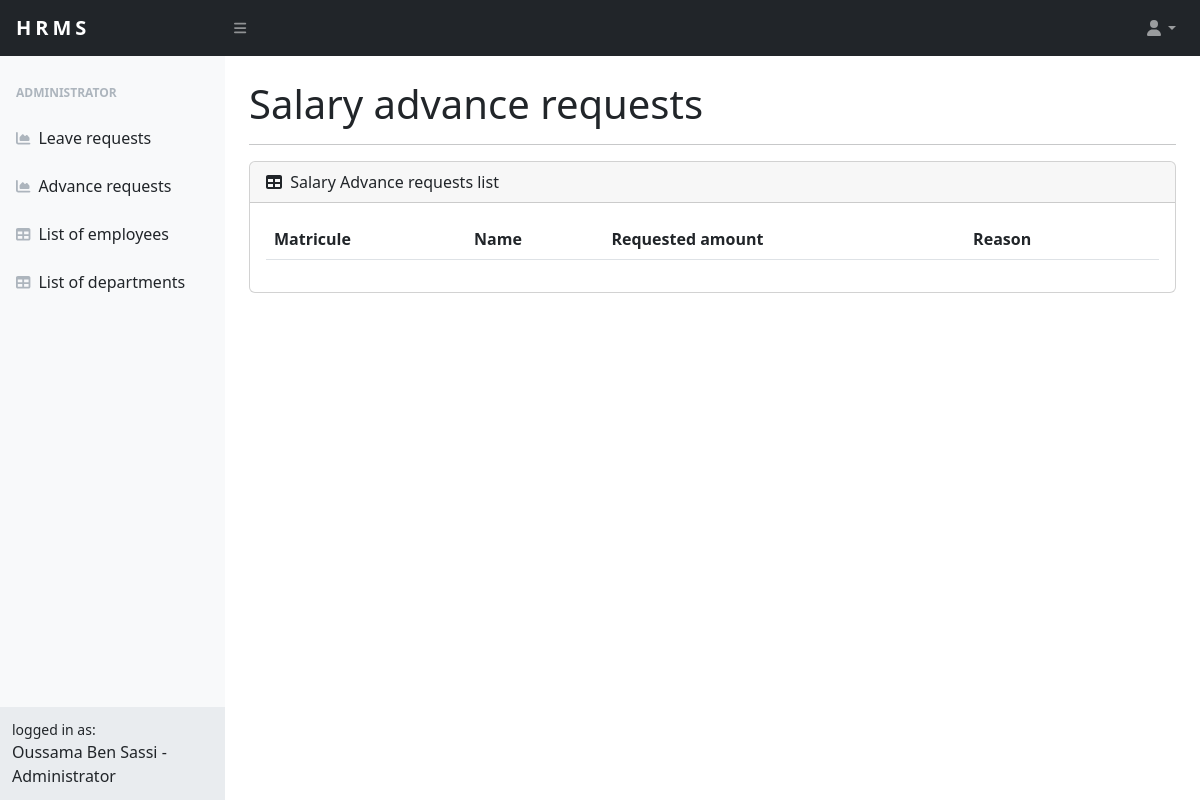
/admin/manage_advances (signed in), run on an earlier commit of the app's database.
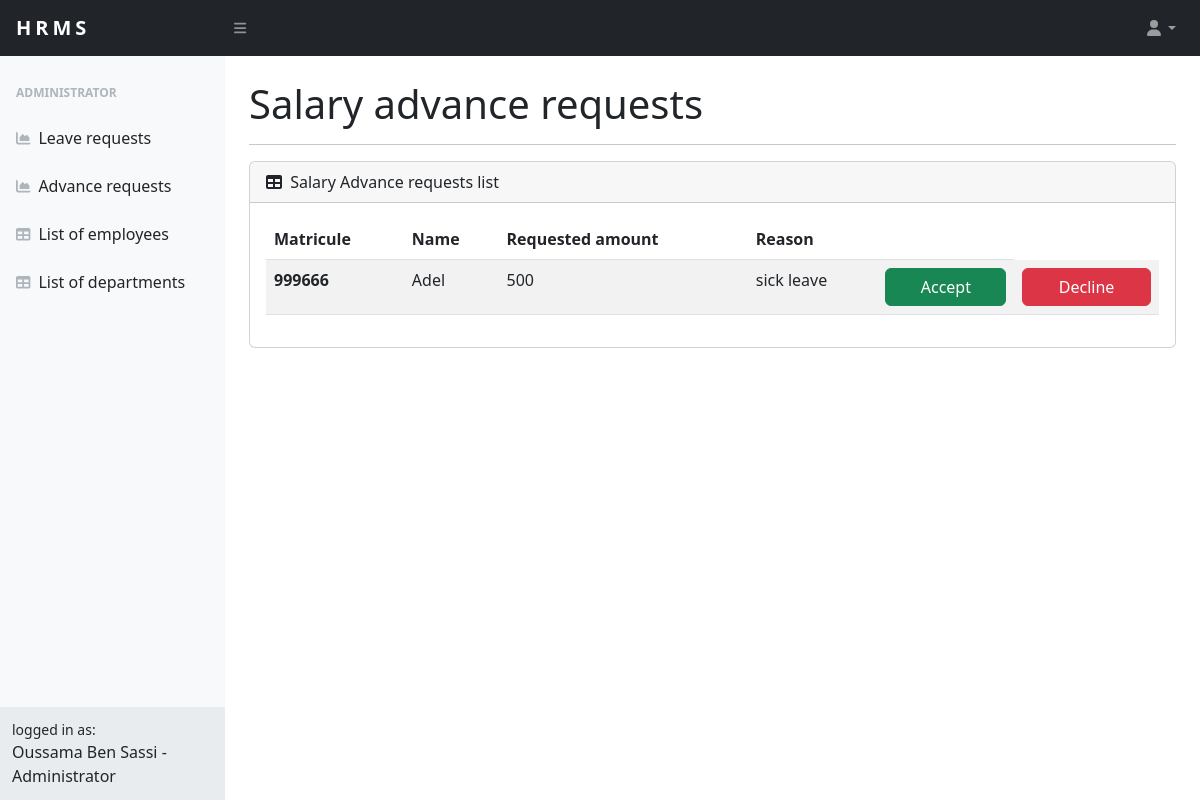
And on a later commit of the database.
### src/models.py (models this page shows, shortened)
class avance_salaire(db.Model):
    matricule = db.Column(db.Integer,db.ForeignKey('matricules.matricule'),primary_key=True) #cle etranger
    montant = db.Column(db.Integer)
    motif = db.Column(db.String)
    status = db.Column(db.Boolean)

class User(UserMixin,db.Model):
    matricule = db.Column(db.Integer,db.ForeignKey('matricules.matricule'),primary_key=True) #cle etranger
    first_name = db.Column(db.String(20))
    last_name = db.Column(db.String(20))
    email = db.Column(db.String(100), unique=True)
    password = db.Column(db.String(100))
    dep_name = db.Column(db.Integer,db.ForeignKey('departements.name')) #cle etranger
    address = db.Column(db.String(100))
    phone = db.Column(db.Integer)
    salaire = db.Column(db.Integer)
    is_admin = db.Column(db.Boolean,db.ForeignKey('matricules.is_admin'))

### src/admin/routes.py (the view)
@admin.route("/manage_advances",methods=['POST','GET'])
@login_required
def manage_advances():
    result = AdminOnly()
    if result == False:
        return redirect(url_for('home.home'))
    if request.method == 'POST':
        matricule=request.form["matricule"]
        advance = avance_salaire.query.filter_by(matricule=matricule).first()
        if request.form['submit_b'] == "Accept":
            advance.status = 1
            flash("Salary advance request is accepted")
        if request.form['submit_b'] == 'Decline':
            advance.status = 0
            flash("Salary advance request is declined")
        db.session.commit()
        return redirect(url_for('admin.manage_advances'))
    else:
        fullname,role = fullname_role()
        result = avance_salaire.query.all()
        advances_list = []
        for advance in result:
            advances_list.append({'matricule':advance.matricule,'firstname':User.query.filter_by(matricule=advance.matricule).first().first_name,'requested_amount':advance.montant,'reason':advance.motif})
        return render_template('admin/manage_advances.html',fullname = fullname,role=role,advances_list=advances_list)

### src/admin/modules.py (called while the page is built)
def AdminOnly():
    matricule = current_user.matricule
    user = Matricules.query.filter_by(matricule=matricule).first()
    if user.is_admin == 0:
        flash("Administrative access only")
    return True if user.is_admin == 1 else False

def fullname_role():
    fullname = current_user.first_name + " " + current_user.last_name
    user = Matricules.query.filter_by(matricule=current_user.matricule).first()
    is_admin = 'Administrator' if user.is_admin == 1 else 'Employee'
    return (fullname,is_admin)

### src/app.py (called while the page is built)
@login_manager.user_loader
def load_user(user_id):
    return User.query.get(int(user_id))

### src/templates/admin/manage_advances.html (shortened to what this page needs)
{% extends "base.html" %}
{% block content %}
<div id="layoutSidenav_content">
    <main>
        <div class="container-fluid px-4">
<h1 class="mt-4">Salary advance requests</h1><hr>
<div class="card mb-4">
    <div class="card-header">
        <i class="fas fa-table me-1"></i>
        Salary Advance requests list
      </div>
    <div class="card-body">
        <table class="table table-striped">
            <thead>
              <tr>
                <th scope="col">Matricule</th>
                <th scope="col">Name</th>
                <th scope="col">Requested amount</th>
                <th scope="col">Reason</th>
                <th scope="col"></th>
              </tr>
            </thead>
            <tbody>
                {% for advance in advances_list %}
                <form action="#" method="POST">
                 <tr>
                   <th scope="row"><input type="hidden" name="matricule" value="{{ advance['matricule'] }}"/>{{ advance['matricule'] }}</th>
                   <td>{{ advance['firstname'] }}</td>
                   <td>{{ advance['requested_amount'] }}</td>
                   <td>{{ advance['reason'] }}</td>
                   <td><input type="submit" name="submit_b" value="Accept" class="btn btn-success" style="width:100%"/></td>
                   <td><input type="submit" name="submit_b" value="Decline"  class="btn btn-danger" style="width:100%"/></td>
                 </tr>
                </form>
              {% endfor %}
            </tbody>
          </table>
    </div>
</div>
</div>
</main>
{% endblock content %}

What changed in the data, as far as the page shows it:
added avance_salaire: matricule "999666", requested_amount "500", reason "sick leave"
now on this page (row edited): User: firstname "Adel"
Also different on the page:
new list line: "Accept Decline"
